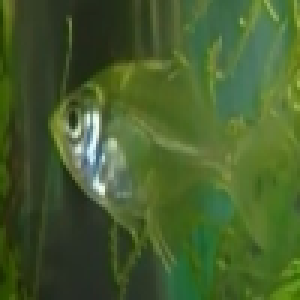
#> input picture resized-dataset/train/Glass Perchlet/img0.png, 100 x 100 px (shown 3 times larger); its folder holds only this picture in this run
$ jupyter execute --allow-errors FINAL.ipynb   (older library calls are emulated)
#> lines starting #> are read from the running program, lines starting #| are printed output that depends on the picture; long printed decimals are rounded
[cell 1]
import numpy as np
import matplotlib.pyplot as plt
import matplotlib.image as im
import pandas as pd
import os
from pathlib import Path
import cv2
import threading
from scipy.ndimage import binary_fill_holes

kode diatas digunakan untuk mengimpor semua modul dan pustaka yang diperlukan untuk menjalankan program yang mungkin membutuhkan operasi array, visualisasi data, pemrosesan gambar, manipulasi file dan direktori, analisis data, dan pemrograman multithreaded.

# UTILS

[cell 2]
old_dir = './FishImgDataset'
resized_dir = './resized-dataset'

labels = ['Glass Perchlet', 'Gold Fish',
          'Gourami', 'Jaguar Gapote', 'Mosquito Fish']

def setup_dir(labelName):
    Path(f"{resized_dir}/train/{labelName}").mkdir(parents=True,exist_ok=True)
    Path(f"{resized_dir}/val/{labelName}").mkdir(parents=True,exist_ok=True)

for label in labels:
    setup_dir(label)

Kode di atas digunakan untuk membuat struktur direktori yang akan digunakan dalam pengolahan dataset gambar. Terdapat dua jalur direktori yang ditentukan: `old_dir` untuk direktori asli dataset gambar dan `resized_dir` untuk direktori yang akan menyimpan dataset gambar yang telah diubah ukurannya.Kemudian, terdapat daftar label kelas yang akan digunakan dalam dataset. Fungsi `setup_dir` digunakan untuk membuat struktur direktori dalam `resized_dir` untuk setiap label. Selanjutnya, dilakukan iterasi melalui setiap label dan fungsi `setup_dir` dipanggil untuk membuat struktur direktori yang sesuai dengan nama label kelas. Dengan menjalankan kode ini, struktur direktori yang sesuai akan dibuat untuk menyimpan dataset gambar berdasarkan label kelas.

# SETUP DATASET

[cell 3]
def importImages(path):
    images = []
    folder_path = path
    nama_files = os.listdir(folder_path)
    for nama_file in nama_files:
        # print(nama_file.split('.')[1])
        if nama_file.split('.')[1] != 'gif':
            file_path = os.path.join(folder_path, nama_file)
            image = cv2.imread(file_path, cv2.IMREAD_COLOR)
            images.append(image)
    return images

Kode di atas adalah sebuah fungsi yang digunakan untuk mengimpor gambar-gambar dari suatu jalur direktori. Fungsi tersebut menerima argumen `path` yang merupakan jalur direktori tempat gambar-gambar berada. Pada fungsi tersebut, gambar-gambar dibaca dari direktori yang diberikan dan hanya file-file dengan ekstensi bukan 'gif' yang diimpor. Setiap gambar dibaca menggunakan OpenCV (`cv2.imread`) dan ditambahkan ke dalam sebuah list. Fungsi mengembalikan list tersebut sebagai hasilnya, yang berisi semua gambar yang berhasil diimpor dari direktori yang diberikan.

[cell 4]
def resizeImage(image):
    size = 100
    result = cv2.resize(image,(size,size))
    return result

Kode di atas adalah sebuah fungsi untuk mengubah ukuran (resize) suatu gambar. Fungsi ini menerima gambar sebagai argumen dan mengembalikan gambar yang telah diubah ukurannya. Ukuran gambar diatur menjadi 100x100 piksel. Fungsi `cv2.resize` digunakan untuk melakukan proses resize gambar sesuai dengan ukuran yang ditentukan. Hasil resize gambar dikembalikan sebagai output dari fungsi.

[cell 5]
def prepare_image(labelName,typename):
    images = importImages(f"{old_dir}/{typename}/{labelName}")
    for index, image in enumerate(images):
        try:
            res = resizeImage(image)
            filename = f"img{index}.png"
            plt.imsave(f"{resized_dir}/{typename}/{labelName}/{filename}",res)
        except Exception as e:
            errs.append(f"file: {typename}/{labelName}/{filename} , error: {e}")

Kode di atas adalah sebuah fungsi untuk mempersiapkan gambar-gambar dengan mengimpor, mengubah ukuran, dan menyimpannya ke dalam direktori yang sesuai. Fungsi ini menerima argumen `labelName` sebagai nama label kelas gambar dan `typename` sebagai jenis gambar atau tipe dataset. Pada fungsi tersebut, gambar-gambar diimpor menggunakan fungsi `importImages` dari jalur direktori yang terbentuk. Setiap gambar kemudian diubah ukurannya menggunakan fungsi `resizeImage` dan disimpan dalam direktori yang telah disiapkan sebelumnya. Jika terjadi kesalahan dalam proses pengolahan gambar, informasi kesalahan akan ditambahkan ke dalam list `errs`. Dengan menggunakan fungsi `prepare_image`, kita dapat mempersiapkan gambar-gambar dengan mengimpor, mengubah ukuran, dan menyimpannya ke dalam direktori yang sesuai.

[cell 6]
from tqdm import tqdm
import threading

Kode di atas mengimpor modul `tqdm` yang digunakan untuk menampilkan bar progres interaktif, dan modul `threading` yang digunakan untuk mendukung pemrograman multithreaded.

[cell 7]
dirs = labels
errs = []
# prepare_image(labels[0],'train')
for label in tqdm(dirs):
    t1 = threading.Thread(target=prepare_image,args=(label,'train'))
    t2 = threading.Thread(target=prepare_image,args=(label,'val'))
    # t3 = threading.Thread(target=prepare_image,args=(label,'test'))
    t1.start()
    t2.start()
    # t3.start()
    t1.join()
    t2.join()
    # t3.join()

Kode diatas menggunakan pemrograman multithreaded dengan modul `threading` untuk mempersiapkan gambar-gambar dengan lebih efisien. Proses ini dilakukan dalam loop `for` dengan menggunakan `tqdm` untuk memantau kemajuan. Dalam setiap iterasi, dua thread dibuat untuk mempersiapkan gambar dengan tipe `'train'` dan `'val'` secara bersamaan. Dengan memanfaatkan multithreading, proses persiapan gambar dapat dilakukan secara paralel, menghemat waktu eksekusi secara keseluruhan. Penggunaan metode `join()` memastikan bahwa proses utama menunggu hingga kedua thread selesai sebelum melanjutkan ke iterasi berikutnya.

[cell 8]
print(errs)

Kode `print(errs)` digunakan untuk mencetak daftar kesalahan yang terjadi saat mempersiapkan gambar-gambar.

# Masking

[cell 9]
from scipy.ndimage import binary_fill_holes
s1 = cv2.imread('./resized-dataset/train/Glass Perchlet/img0.png')
#> s1 is the input picture: shape (100, 100, 3); mean B, G, R 45.5, 93.9, 70.2
s2 = cv2.imread('./resized-dataset/train/Gold Fish/img0.png')
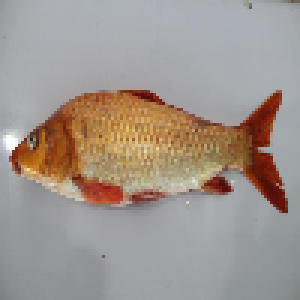
#> input picture resized-dataset/train/Gold Fish/img0.png, 100 x 100 px (shown 3 times larger)
#> s2 is the input picture: shape (100, 100, 3); mean B, G, R 142.6, 149.9, 160.4
s3 = cv2.imread('./resized-dataset/train/Gourami/img0.png')
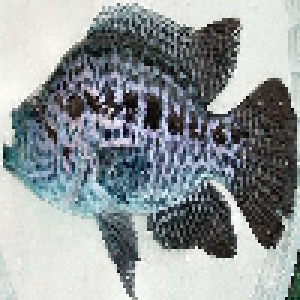
#> input picture resized-dataset/test/Jaguar Gapote/img0.png, 100 x 100 px, found by its file name (shown 3 times larger)
#> s3 is the input picture: shape (100, 100, 3); mean B, G, R 154, 152, 145.5
s4 = cv2.imread('./resized-dataset/train/Jaguar Gapote/img0.png')
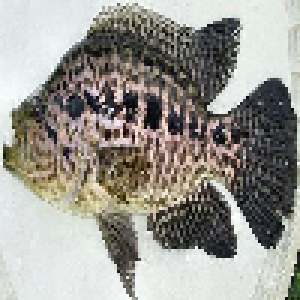
#> s4: shape (100, 100, 3) (shown 3 times larger); mean B, G, R 145.5, 152, 154
s5 = cv2.imread('./resized-dataset/train/Mosquito Fish/img0.png')
sources = [s1,s2,s3,s4,s5]

Kode di atas membaca gambar-gambar yang telah diubah ukurannya dan disimpan dalam direktori tertentu menggunakan `cv2.imread`. Gambar-gambar tersebut kemudian dikelompokkan dalam sebuah list yang disebut `sources` untuk penggunaan selanjutnya.

[cell 10]
def show_img(img):
  plt.figure(figsize=(10, 10))
  for i in range(len(img)):
    plt.subplot(1, len(img), i+1)
    plt.imshow(img[i], cmap='gray')
#> this loop made 5 passes

Kode di atas adalah sebuah fungsi yang digunakan untuk menampilkan gambar-gambar dalam grid menggunakan `matplotlib.pyplot`. Fungsi tersebut menerima sebuah list `img` yang berisi gambar-gambar yang akan ditampilkan. Gambar-gambar tersebut ditampilkan dalam bentuk subplot dengan menggunakan skema warna 'gray'.

[cell 11]
show_img(sources)
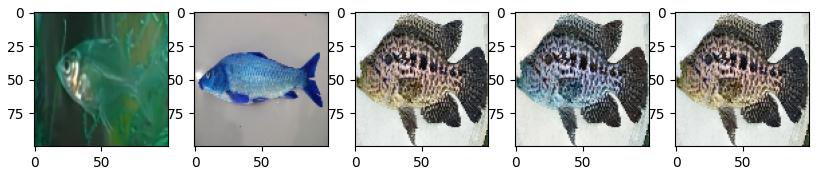
#> figure drawn by matplotlib, 5 panels; B, G, R data is drawn as R, G, B

Kode `show_img(sources)` digunakan untuk menampilkan gambar-gambar dalam list `sources` dalam bentuk grid menggunakan `matplotlib.pyplot`.

[cell 12]
center = sources[3][30:70, 30:70]
center = cv2.GaussianBlur(center,(11,11),0)
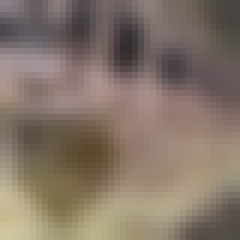
#> center: shape (40, 40, 3) (shown 6 times larger); mean of channels 0, 1, 2 104, 116.6, 131.8; drawn as B, G, R
# center =cv2.cvtColor(center)
plt.imshow(center,'gray')
print(center.mean(0).mean(0).mean(0))
#| 117.457

Kode di atas memperoleh bagian tengah dari gambar yang terletak di indeks ke-3 dari list `sources`. Kemudian, bagian tersebut di-blur menggunakan Gaussian Blur dengan ukuran kernel 11x11. Lalu gambar hasil blur ditampilkan dan nilai rata-rata pikselnya dicetak.

[cell 13]
def wrap_padding(src: np.ndarray, size=1) -> np.ndarray:
    src_x, src_y = src.shape
    result = np.zeros((src_x+(size*2),src_y+(size*2)))

    # wrap padding corner
    result[:-size*2, :-size*2] = src
    result[size*2:, :-size*2] = src
    result[size*2:, size*2:] = src
    result[:-size*2, size*2:] = src
    # wrap padding lrtb
    result[:-size*2, size:-size] = src
    result[size*2:, size:-size] = src
    result[size:-size, size*2:] = src
    result[size:-size, :-size*2] = src

    # center
    result[size:-size, size:-size] = src
    return result

def median_filter(src: np.ndarray, size=3):
    src_pad = np.pad(src, (size-1)//2, "wrap")
    x_axis, y_axis = src.shape
    result = np.zeros_like(src)
    for y in range(y_axis):
        for x in range(x_axis):
            m33 = src_pad[x : x + size, y : y + size]
            flat = np.sort(m33.flatten())
            result[x, y] = flat[(flat.size+1)//2]
    return result

# filter mean / blur filter
def mean_filter(src:np.ndarray, size = 3):
    src_pad = wrap_padding(src, (size-1)//2)
    x_axis, y_axis = src.shape
    result = np.zeros_like(src)
    for y in range(y_axis):
        for x in range(x_axis):
            m33 = src_pad[x : x + size, y : y + size]
            flat = (m33.sum()) / m33.size
            result[x, y] = flat
    return result

Kode di atas mengimplementasikan fungsi-fungsi untuk melakukan pemrosesan citra, termasuk padding wrap-around, filter median, dan filter mean/blur. Fungsi-fungsi tersebut menerima citra sebagai input dan menghasilkan citra yang telah diproses sesuai dengan operasi yang dilakukan.

[cell 14]
kernel = np.array([
    [1,1,1],
    [1,1,1],
    [1,1,1],
]
)
def padding(citra: np.ndarray):
    xcitra, ycitra = citra.shape
    xkernel, ykernel = kernel.shape
    out = np.zeros((xcitra+xkernel-1, ycitra+ykernel-1))
    out[xkernel//2:-(xkernel//2),ykernel//2:-(ykernel//2)] = citra
    return out

def erosi(citra:np.ndarray):
    xkernel, ykernel = kernel.shape
    #kernel sum
    ksum = kernel.sum() * citra.max()
    src = padding(citra)
    result = np.zeros(citra.shape)
    for y in range(citra.shape[1]):
        for x in range(citra.shape[0]):
            temp = src[x:x+xkernel, y:y+ykernel]
            if temp.size != kernel.size:
                continue
            temp_sum = (temp * kernel).sum()
            if(temp_sum == ksum):
                result[x,y] = 1

    return result

def dilasi(citra:np.ndarray):
    xkernel, ykernel = kernel.shape
    src = padding(citra)
    result = np.zeros(citra.shape)
    for y in range(citra.shape[1]):
        for x in range(citra.shape[0]):
            temp = src[x:x+xkernel, y:y+ykernel]
            if temp.size != kernel.size:
                continue
            temp_sum = (temp * kernel).sum()
            if(temp_sum != 0):
                result[x,y] = 1

    return result

def opening(citra: np.ndarray):
    t = erosi(citra)
    return dilasi(t)

Kode di atas mengimplementasikan operasi morfologi pada citra dengan menggunakan kernel 3x3. Fungsi `erosi` menghilangkan piksel-piksel yang tidak cocok dengan kernel, sedangkan fungsi `dilasi` memperluas piksel dengan memeriksa keberadaan piksel yang cocok dengan kernel di sekitarnya. Fungsi `opening` adalah kombinasi dari erosi dan dilasi untuk menghilangkan objek kecil dan memperhalus kontur objek pada citra.

[cell 15]
def normalize(src: np.ndarray, max:int = 255):
    vmin, vmax = src.min(), src.max()
    temp = np.array(((src - vmin)/ (vmax - vmin)) * max, dtype=np.float32)
    return np.array(temp,np.int64)

Fungsi `normalize` digunakan untuk melakukan normalisasi citra. Citra input diproses dengan mencari nilai minimum dan maksimumnya. Kemudian, citra di-normalisasi dengan mengurangi nilai minimum dan membaginya dengan selisih nilai maksimum dan minimum. Hasil normalisasi dikalikan dengan nilai maksimum yang diinginkan, kemudian dikonversi menjadi tipe data `np.int64` sebelum dikembalikan sebagai citra hasil normalisasi. Dengan demikian, citra dapat memiliki rentang nilai yang diinginkan.

[cell 16]
def mask_fish(image):
    # Preprocess

    src = cv2.cvtColor(image, cv2.COLOR_BGR2GRAY)

    #center image
    center = src[30:70, 30:70]
    center = mean_filter(center,7)

    #image
    #blur with mean filter
    src = mean_filter(src,7)
    #median filter
    src = median_filter(src,5)

    # get mean
    mean = np.mean(src)
    mean_center = np.mean(center)
    # print(f"all: {mean}, center: {mean_center}")

    # Thresholding based on background color
    if mean < mean_center:
        # if avg color is black
        _, mask = cv2.threshold(src, mean, 255, cv2.THRESH_BINARY)
    else:
        _, mask = cv2.threshold(src, mean+10, 255, cv2.THRESH_BINARY_INV)
    #opening
    mask = opening(mask)
    # plt.imshow(mask,'gray')
    mask = binary_fill_holes(mask).astype(np.uint8)
    # mask = np.stack([mask,mask,mask],2)
    masked_image = cv2.bitwise_and(image,image, mask=mask)
    masked_image = cv2.cvtColor(masked_image, cv2.COLOR_BGR2GRAY)
    masked_image = normalize(masked_image)

    # plt.imshow(masked_image,'gray')
    return masked_image

Fungsi `mask_fish` digunakan untuk menghasilkan masker citra ikan dari gambar input. Prosesnya meliputi konversi citra keabuan, perhitungan rata-rata pada bagian tengah citra, filterisasi citra dengan filter rata-rata dan median, thresholding berdasarkan warna latar belakang, operasi opening untuk menghilangkan noise, pengisian lubang pada masker, pemisahan objek ikan dari latar belakang, dan normalisasi citra hasil masking. Hasilnya adalah citra ikan dengan latar belakang dihapuskan.

[cell 17]
res = []
# _=mask_fish(sources[0])
for item in sources:
    res.append(mask_fish(item))
#> this loop made 5 passes
#> (mean in mask_fish, mean_center in mask_fish) on passes 1 to 5: (81.05, 102.2), (152.4, 142), (151.3, 114), (152.9, 119.1), (151.3, 114)
#> pass 1, in mask_fish, `src = cv2.cvtColor(image, cv2.COLOR_BGR2GRAY)`:
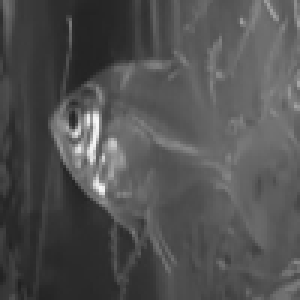
#> src: shape (100, 100) (shown 3 times larger); min 32, max 248, mean 81.3
#> pass 1, in mask_fish, `center = src[30:70, 30:70]`:
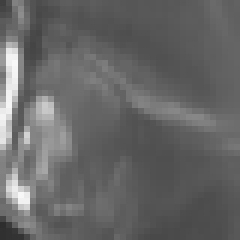
#> center: shape (40, 40) (shown 6 times larger); min 46, max 248, mean 102.5
#> pass 1, in mean_filter, `src_pad = wrap_padding(src, (size-1)//2)`:
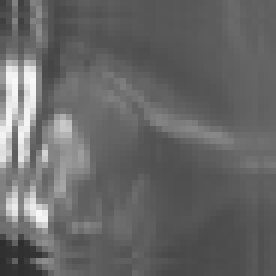
#> src_pad: shape (46, 46) float64 (shown 6 times larger); min 46, max 248, mean 102.8
#> pass 1, in mask_fish, `center = mean_filter(center,7)`:
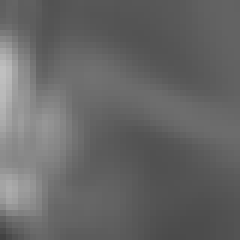
#> center: shape (40, 40) (shown 6 times larger); min 66, max 192, mean 102.2
#> after the loop, res = 5 items
print(f"min: {res[0].min()} max: {res[0].max()}")
#| min: 0 max: 255
show_img(res)
#> the loop in show_img (call 2), `for i in range(len(img)):` made 5 passes
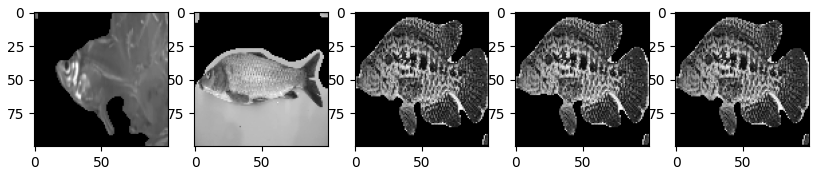
#> figure drawn by matplotlib, 5 panels

Kode di atas digunakan untuk memproses dan menampilkan citra-citra ikan yang telah di-"masking" menggunakan fungsi `mask_fish`. Hasil masking dari setiap citra disimpan dalam list `res`, kemudian nilai minimum dan maksimum dari citra pertama dalam `res` dicetak. Akhirnya, citra-citra hasil masking ditampilkan menggunakan fungsi `show_img`.

# Ekstraksi Ciri Tekstur

[cell 18]
folders = {
    'perchlet': './resized-dataset/train/Glass Perchlet/',
    'gold': './resized-dataset/train/Gold Fish/',
    'gourami': './resized-dataset/train/Gourami/',
    'jaguar': './resized-dataset/train/Jaguar Gapote/',
    'mosquito': './resized-dataset/train/Mosquito Fish/'
}
folders_val = {
    'perchlet': './resized-dataset/val/Glass Perchlet/',
    'gold': './resized-dataset/val/Gold Fish/',
    'gourami': './resized-dataset/val/Gourami/',
    'jaguar': './resized-dataset/val/Jaguar Gapote/',
    'mosquito': './resized-dataset/val/Mosquito Fish/'
}

labels = {
    'perchlet': 0,
    'gold': 1,
    'gourami': 2,
    'jaguar': 3,
    'mosquito': 4
}
header = [
        'contrast',
        'homogeneity',
        'dissimilarity',
        'asm',
        'energy',
        'correlation'
]

Kode tersebut merupakan pengaturan folder, label, dan header yang digunakan dalam pengolahan citra. Folder-folder yang berisi gambar-gambar ikan dalam set data latih dan validasi ditentukan dalam kamus `folders` dan `folders_val`. Selain itu, kamus `labels` digunakan untuk menghubungkan jenis ikan dengan nilai label numerik. Terakhir, terdapat daftar `header` yang berisi nama-nama fitur untuk analisis citra. Pengaturan ini memudahkan akses dan pemrosesan data pada tahap selanjutnya.

[cell 19]
from skimage.feature import graycoprops

def extract_texture(glcm_4_degs):
    res = []
    properties = ['contrast', 'homogeneity', 'dissimilarity', 'ASM', 'energy','correlation']
    datas = [value for name in properties for value in graycoprops(glcm_4_degs, name )[0]]
    for item in datas:
        res.append(item)
    return res

Kode di atas merupakan implementasi fungsi `extract_texture` yang digunakan untuk mengekstraksi fitur tekstur dari matriks GLCM. Fungsi ini menggunakan modul `graycoprops` dari pustaka `skimage.feature` untuk menghitung properti-properti seperti kontras, homogenitas, perbedaan, ASM, energi, dan korelasi dari matriks GLCM dengan empat sudut. Fungsi ini mengembalikan hasil ekstraksi fitur dalam bentuk list.

[cell 20]
import threading
from tqdm.auto import tqdm
from skimage.feature import graycomatrix


def do_extraction(folders: dict, destination: list):
    images_with_num = {}
    d45 = np.pi / 8
    d90 = np.pi / 4
    d135 = d90 + d45
    for path in folders:
        label_num = labels[path]  # number label
        path = folders[path]  # get folder path based on label key
        # load images in a folder / label
        images = importImages(path)
        images_with_num[label_num] = images

    for label, images in images_with_num.items():
        for image in tqdm(images, leave=False, desc=f"Individual IMG processing label {label}"):
            result = [label]
            masked_image = mask_fish(image)
            if masked_image is not None:
                glcm_data = graycomatrix(
                    masked_image, [1], [0, d45, d90, d135], symmetric=True, levels=256, normed=True)
                result = result + extract_texture(glcm_data)
            destination.append(result)

Kode di atas adalah implementasi fungsi `do_extraction` yang melakukan ekstraksi fitur tekstur pada serangkaian gambar. Fungsi ini memuat gambar-gambar dari folder-folder yang diberikan, menerapkan segmentasi pada gambar, menghitung matriks GLCM, dan mengekstraksi fitur tekstur dari matriks tersebut. Hasil ekstraksi fitur disimpan dalam list `destination`. Proses ini dilakukan secara paralel menggunakan multithreading dan memberikan tampilan progress menggunakan `tqdm`.

[cell 21]
train_data = []
val_data = []

# do_extraction(folders,train_data)
t1=threading.Thread(target=do_extraction, args=(folders, train_data))
t2=threading.Thread(target=do_extraction, args=(folders_val, val_data))
t1.start()
t2.start()
t1.join()
t2.join()

Kode di atas menggunakan multithreading untuk melakukan ekstraksi fitur tekstur secara paralel pada data pelatihan dan data validasi. Hasil ekstraksi fitur disimpan dalam `train_data` dan `val_data` setelah proses selesai.

[cell 22]
column =["label"]
degs = [0,45,90,135]
for head in header:
    for deg in degs:
        column.append(f"{head}_{deg}")

Kode di atas digunakan untuk membuat daftar kolom (columns) yang akan digunakan dalam tabel fitur. Kolom pertama adalah "label" yang merepresentasikan kelas label dari data. Sisa kolom-kolom selanjutnya dibuat berdasarkan kombinasi antara nama fitur (header) dan sudut (deg) yang merupakan daftar sudut (0, 45, 90, 135). Setiap kolom akan memiliki format "nama_fitur_sudut" yang akan digunakan sebagai header dalam tabel fitur.

[cell 23]
print(len(column))
print(len(train_data[0]))

Kode diatas digunakan untuk memeriksa panjang (jumlah elemen) dari column dan train_data[0]. column adalah daftar yang berisi nama kolom dalam tabel fitur, sementara train_data[0] adalah data fitur untuk sampel pertama dalam dataset pelatihan. Pernyataan pertama mencetak jumlah elemen dalam column, sedangkan pernyataan kedua mencetak jumlah elemen dalam train_data[0]

[cell 24]
def save_to_csv(data:list, header: list, filename: str):
#> called with filename = 'train_dataset_lib'
    with open(f'{filename}.csv','w',encoding="UTF8") as f:
        head = ','.join(header)
        f.write(head + "\n")
        for item in data:
            temp = []
            for data in item:
                temp.append(str(data))
            body = ','.join(temp)
            f.write(body + "\n")
        f.close()

Kode diatas digunakan untuk menyimpan data ke dalam file CSV. Header ditulis sebagai baris pertama dalam file, kemudian setiap elemen data ditulis sebagai baris-baris berikutnya. Ini memungkinkan penyimpanan data dalam format CSV yang sesuai.

[cell 25]
save_to_csv(train_data, column, 'train_dataset_lib')
save_to_csv(val_data, column, 'val_dataset_lib')
